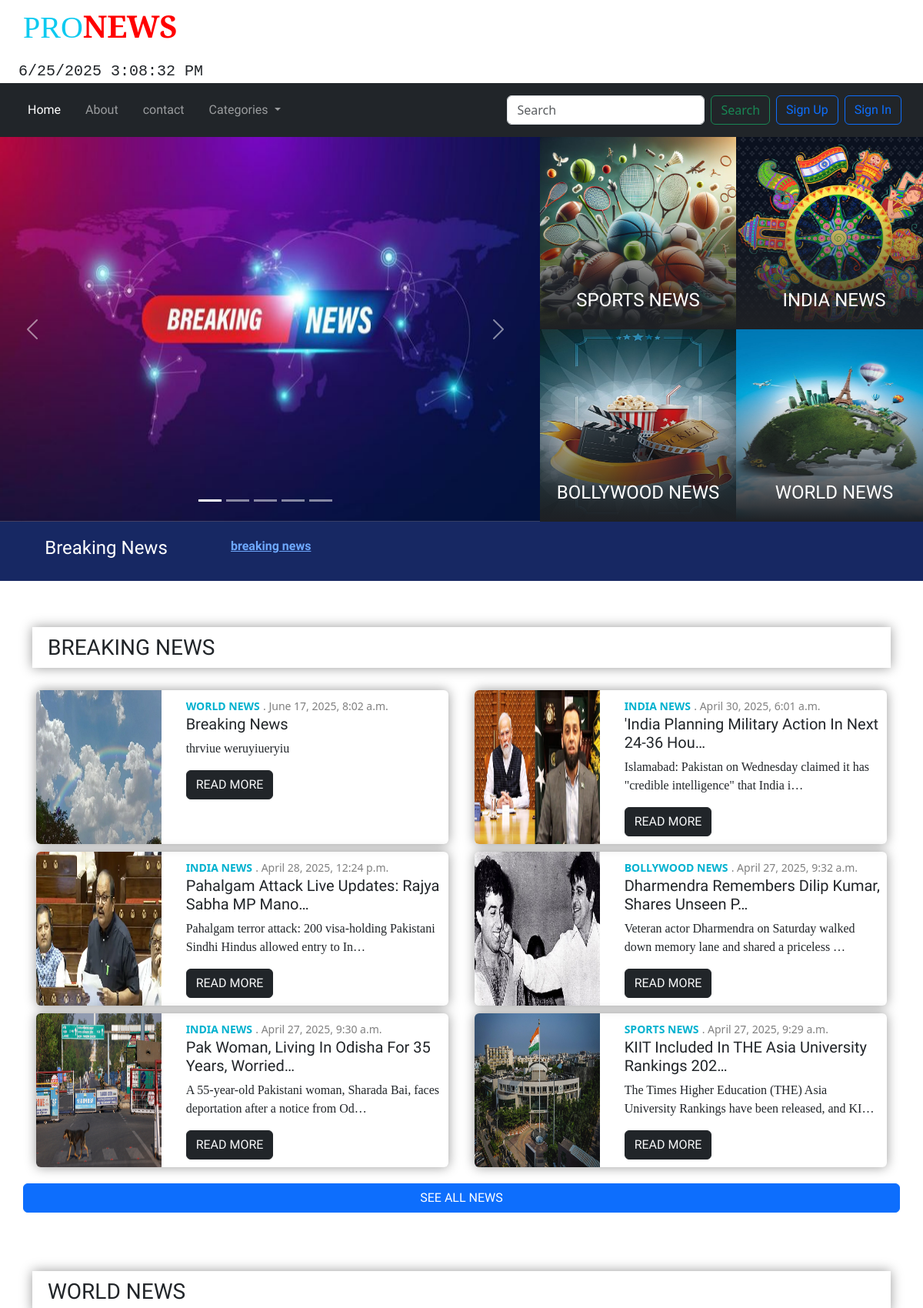
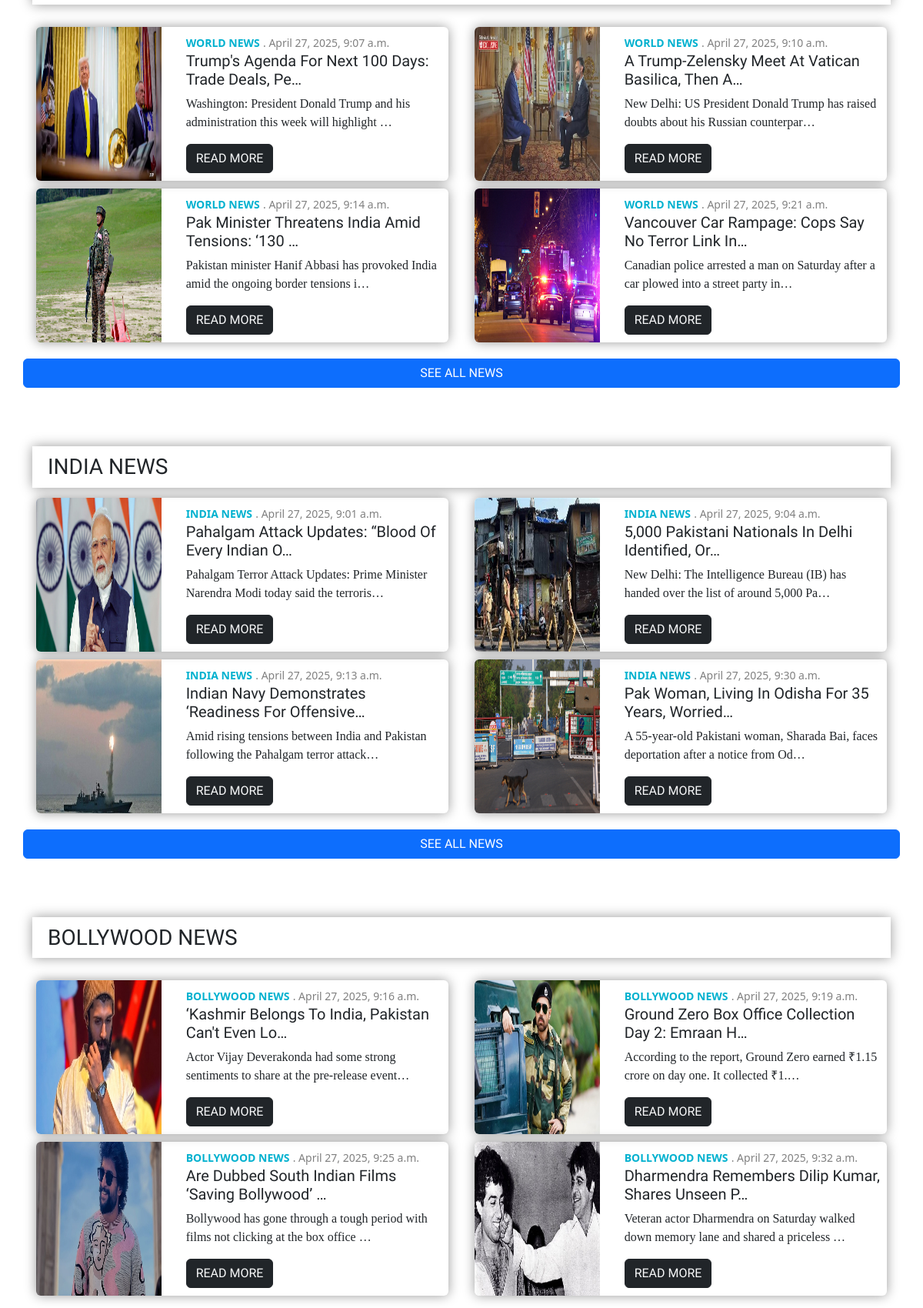
The page / (upper part) on the database its author committed (2 pictures, top to bottom).
### main/models.py (models this page shows)
class Categories(models.Model):
    name = models.CharField(max_length=100)
    image = models.ImageField(upload_to='category/')
    def __str__(self):
        return self.name
    class Meta:
        verbose_name_plural = 'categories'

class News(models.Model):
    title = models.CharField(max_length=150)
    category = models.ForeignKey(Categories, on_delete=models.CASCADE)
    publish = models.DateTimeField(auto_now_add=True)
    image = models.ImageField(upload_to='news/')
    desc = models.TextField()
    class Meta:
        verbose_name_plural = 'News'

### news/views.py (the view)
# urls.py: 2. Add a URL to urlpatterns:  path('', views.home, name='home')
def home(request):
    cate = Categories.objects.all()[:4]
    run = News.objects.all().order_by('-id')[:1]
    slide = News.objects.all().order_by('-id')[:4]
    news = News.objects.all().order_by("-id")[:6]
    india = News.objects.filter(category__name= "INDIA NEWS")[:4]
    world = News.objects.filter(category__name= "WORLD NEWS")[:4]
    bollywood = News.objects.filter(category__name= "BOLLYWOOD NEWS")[:4]
    sports = News.objects.filter(category__name= "SPORTS NEWS")[:4]
    context = {
        'cate':cate,
        'news':news,
        'slide':slide,
        'run':run,
        'india':india,
        'world':world,
        'bollywood':bollywood,
        'sports':sports,
    }
    return render(request, 'index.html', context)

### templates/index.html (shortened to what this page needs)
{% extends "base.html" %}
{% block contant %}
<section class="slider">
  <div class="row">
      <div class="col-lg-7 p-0">
          <div id="carouselExampleCaptions" class="carousel slide" data-bs-ride="carousel">
              <div class="carousel-indicators">
                <button type="button" data-bs-target="#carouselExampleCaptions" data-bs-slide-to="0" class="active" aria-current="true" aria-label="Slide 1"></button>
                <button type="button" data-bs-target="#carouselExampleCaptions" data-bs-slide-to="1" aria-label="Slide 2"></button>
                <button type="button" data-bs-target="#carouselExampleCaptions" data-bs-slide-to="2" aria-label="Slide 3"></button>
                <button type="button" data-bs-target="#carouselExampleCaptions" data-bs-slide-to="3" aria-label="Slide 4"></button>
                <button type="button" data-bs-target="#carouselExampleCaptions" data-bs-slide-to="4" aria-label="Slide 5"></button>
              </div>
              <div class="carousel-inner">
                <div class="carousel-item active">
                  <img src="/static/img/break.jpeg" class="d-block w-100" alt="...">
                </div>
              </div>
              <button class="carousel-control-prev" type="button" data-bs-target="#carouselExampleCaptions" data-bs-slide="prev">
                <span class="carousel-control-prev-icon" aria-hidden="true"></span>
              </button>
              <button class="carousel-control-next" type="button" data-bs-target="#carouselExampleCaptions" data-bs-slide="next">
                <span class="carousel-control-next-icon" aria-hidden="true"></span>
              </button>
            </div>
      </div>
      <div class="col-lg-5">
          <div class="row">
              {% for i in cate %}
              <div class="col-lg-6 col-6 m-0 p-0">
                <a href="{% if i.name == "INDIA NEWS" %}{% url "india" %}
                {% elif i.name == "WORLD NEWS" %}{% url "world" %}
                {% elif i.name == "SPORTS NEWS" %}{% url "sports" %}
                {% elif i.name == "BOLLYWOOD NEWS" %}{% url "bollywood" %}
                {% endif %}">
                  <div class="s-card">
                    <img src="/media/{{i.image}}" class="img-fluid w-100" alt="">
                    <div class="card-text">
                        <div class="card-t">
                             <h4>{{i.name}}</h4>
                        </div>
                    </div>
                </div>
                </a>
            </div>
              {% endfor %}
          </div>
      </div>
  </div>
</section>
<section data-bs-theme="dark" class="run">
  <div class="row w-100">
    <div class="col-lg-3">
      <h4 style="text-align: center;">Breaking News</h4>
    </div>
    <div class="col-lg-9">
     {% for k in run %}
     <a href="{% url "details" k.id %}">
      <marquee>
        <b>{{k.title}}</b>
      </marquee>
     </a>
     {% endfor %}
    </div>
  </div>
</section>
<section class="container sa breaking">
  <div class="afte">
    <h3 class="mb-4">BREAKING NEWS</h3>
  </div>
  <div class="row">
    {% for i in news %}
    <div class="col-lg-6">
      <div class="top-card">
        <div class="row">
          <div class="col-lg-4">
            <img src="/media/{{i.image}}" class="img-fluid w-100" alt="">
          </div>
        <div class="col-lg-8">
          <div class="top-text p-2">
            <small style="color:#00b1cf;"><b>{{i.category}}</b></small>
          <small style="color:grey;">. {{i.publish}}</small>
          <h5>{{i.title | truncatechars:50}}</h5>
          <p>{{i.desc | truncatechars:85}}</p>
          <a href="{% url "details" i.id %}" class="btn btn-dark text-light">READ MORE</a>
          </div>
        </div>
        </div>
      </div>
    </div>
    {% endfor %}
  <a href="{% url "all" %}" class="btn btn-primary my-3" style='text-align:center;'>SEE ALL NEWS</a>
  </div>
</section>
<section class="container sa world">
<div class="afte">
  <h3 class="mb-4">WORLD NEWS</h3>
</div>
<div class="row">
  {% for i in world %}
  <div class="col-lg-6">
    <div class="top-card">
      <div class="row">
        <div class="col-lg-4">
          <img src="/media/{{i.image}}" class="img-fluid w-100" alt="">
        </div>
      <div class="col-lg-8">
        <div class="top-text p-2">
          <small style="color:#00b1cf;"><b>{{i.category}}</b></small>
        <small style="color:grey;">. {{i.publish}}</small>
        <h5>{{i.title | truncatechars:50}}</h5>
        <p>{{i.desc | truncatechars:85}}</p>
        <a href="{% url "details" i.id %}" class="btn btn-dark text-light">READ MORE</a>
        </div>
      </div>
      </div>
    </div>
  </div>
  {% endfor %}
<a href="{% url "world" %}" class="btn btn-primary my-3" style='text-align:center;'>SEE ALL NEWS</a>
</div>
</section>
<section class="container sa india">
<h3 class="mb-2">INDIA NEWS</h3>
<div class="row">
  {% for i in india %}
  <div class="col-lg-6">
    <div class="top-card">
      <div class="row">
        <div class="col-lg-4">
          <img src="/media/{{i.image}}" class="img-fluid w-100" alt="">
        </div>
      <div class="col-lg-8">
        <div class="top-text p-2">
          <small style="color:#00b1cf;"><b>{{i.category}}</b></small>
        <small style="color:grey;">. {{i.publish}}</small>
        <h5>{{i.title | truncatechars:50}}</h5>
        <p>{{i.desc | truncatechars:85}}</p>
        <a href="{% url "details" i.id %}" class="btn btn-dark text-light">READ MORE</a>
        </div>
      </div>
      </div>
    </div>
  </div>
  {% endfor %}
<a href="{% url "india" %}" class="btn btn-primary my-3" style='text-align:center;'>SEE ALL NEWS</a>
</div>
</section>
<section class="container sa Bollywood">
<h3 class="mb-4">BOLLYWOOD NEWS</h3>
<div class="row">
{% for i in bollywood %}
<div class="col-lg-6">
  <div class="top-card">
    <div class="row">
      <div class="col-lg-4">
        <img src="/media/{{i.image}}" class="img-fluid w-100" alt="">
      </div>
    <div class="col-lg-8">
      <div class="top-text p-2">
        <small style="color:#00b1cf;"><b>{{i.category}}</b></small>
      <small style="color:grey;">. {{i.publish}}</small>
      <h5>{{i.title | truncatechars:50}}</h5>
      <p>{{i.desc | truncatechars:85}}</p>
      <a href="{% url "details" i.id %}" class="btn btn-dark text-light">READ MORE</a>
      </div>
    </div>
    </div>
  </div>
</div>
{% endfor %}
</div>
</section>
{% endblock contant %}

### static/css/style.css (style rules this page uses)
h4 { font-family: "Edu NSW ACT Hand Pre", cursive !important; }
h2,h3,h5,h6 { font-family: "Rowdies", sans-serif; text-transform: capitalize; font-weight: 100; }
a { font-family: "Edu NSW ACT Hand Pre", cursive !important; }
p { font-family: "Playfair Display", serif; }
.carousel-item img { height:500px; }
.s-card { position: relative; }
.s-card img { height: 250px; }
.card-text { position: absolute; bottom: 0; left: 0; color: white; background: linear-gradient(to bottom, rgba(255, 255, 255, 0), #1e2024); padding-top: 100px; width: 100%; text-align: center; }
.card-t { padding: 15px 10px; }
.run { background-color: rgb(23,40,99); padding: 20px 0; }
.run h4 { color: rgb(255, 255, 255); }
.top-card { box-shadow: 0px 0px 15px rgba(0, 0, 0, 0.4); margin: 5px; border-radius: 6px; }
.top-card img { border-top-left-radius: 6px; border-bottom-left-radius: 6px; height: 200px; }
.breaking { margin: 40px 0; }
section h3 { box-shadow: 0px 0px 15px rgba(0, 0, 0, 0.4); padding: 10px 20px; }
.sa { margin: 60px auto; }
section { width: 100% !important; }
.slider { overflow-x:hidden; }

### rows shown on the page
Categories: image (picture), name "SPORTS NEWS"
Categories: image (picture), name "INDIA NEWS"
Categories: image (picture), name "BOLLYWOOD NEWS"
Categories: image (picture), name "WORLD NEWS"
News: title "breaking news", image (picture), category "WORLD NEWS", publish "June 17, 2025, 8:02 a.m.", title "Breaking News", desc "thrviue weruyiueryiu"
News: image (picture), category "INDIA NEWS", publish "April 30, 2025, 6:01 a.m.", title "'India Planning Military Action In Next 24-36 Hou…", desc "Islamabad: Pakistan on Wednesday claimed it has \"credible intelligence\" that India i…"
News: image (picture), category "INDIA NEWS", publish "April 28, 2025, 12:24 p.m.", title "Pahalgam Attack Live Updates: Rajya Sabha MP Mano…", desc "Pahalgam terror attack: 200 visa-holding Pakistani Sindhi Hindus allowed entry to In…"
News: image (picture), category "BOLLYWOOD NEWS", publish "April 27, 2025, 9:32 a.m.", title "Dharmendra Remembers Dilip Kumar, Shares Unseen P…", desc "Veteran actor Dharmendra on Saturday walked down memory lane and shared a priceless …"
News: image (picture), category "INDIA NEWS", publish "April 27, 2025, 9:30 a.m.", title "Pak Woman, Living In Odisha For 35 Years, Worried…", desc "A 55-year-old Pakistani woman, Sharada Bai, faces deportation after a notice from Od…"
News: image (picture), category "SPORTS NEWS", publish "April 27, 2025, 9:29 a.m.", title "KIIT Included In THE Asia University Rankings 202…", desc "The Times Higher Education (THE) Asia University Rankings have been released, and KI…"
News: image (picture), category "WORLD NEWS", publish "April 27, 2025, 9:07 a.m.", title "Trump's Agenda For Next 100 Days: Trade Deals, Pe…", desc "Washington: President Donald Trump and his administration this week will highlight …"
News: image (picture), category "WORLD NEWS", publish "April 27, 2025, 9:10 a.m.", title "A Trump-Zelensky Meet At Vatican Basilica, Then A…", desc "New Delhi: US President Donald Trump has raised doubts about his Russian counterpar…"
News: image (picture), category "WORLD NEWS", publish "April 27, 2025, 9:14 a.m.", title "Pak Minister Threatens India Amid Tensions: ‘130 …", desc "Pakistan minister Hanif Abbasi has provoked India amid the ongoing border tensions i…"
News: image (picture), category "WORLD NEWS", publish "April 27, 2025, 9:21 a.m.", title "Vancouver Car Rampage: Cops Say No Terror Link In…", desc "Canadian police arrested a man on Saturday after a car plowed into a street party in…"
News: image (picture), category "INDIA NEWS", publish "April 27, 2025, 9:01 a.m.", title "Pahalgam Attack Updates: “Blood Of Every Indian O…", desc "Pahalgam Terror Attack Updates: Prime Minister Narendra Modi today said the terroris…"
News: image (picture), category "INDIA NEWS", publish "April 27, 2025, 9:04 a.m.", title "5,000 Pakistani Nationals In Delhi Identified, Or…", desc "New Delhi: The Intelligence Bureau (IB) has handed over the list of around 5,000 Pa…"
News: image (picture), category "INDIA NEWS", publish "April 27, 2025, 9:13 a.m.", title "Indian Navy Demonstrates ‘readiness For Offensive…", desc "Amid rising tensions between India and Pakistan following the Pahalgam terror attack…"
News: image (picture), category "BOLLYWOOD NEWS", publish "April 27, 2025, 9:16 a.m.", title "‘Kashmir Belongs To India, Pakistan Can't Even Lo…", desc "Actor Vijay Deverakonda had some strong sentiments to share at the pre-release event…"
News: image (picture), category "BOLLYWOOD NEWS", publish "April 27, 2025, 9:19 a.m.", title "Ground Zero Box Office Collection Day 2: Emraan H…", desc "According to the report, Ground Zero earned ₹1.15 crore on day one. It collected ₹1.…"
News: image (picture), category "BOLLYWOOD NEWS", publish "April 27, 2025, 9:25 a.m.", title "Are Dubbed South Indian Films ‘saving Bollywood’ …", desc "Bollywood has gone through a tough period with films not clicking at the box office …"
